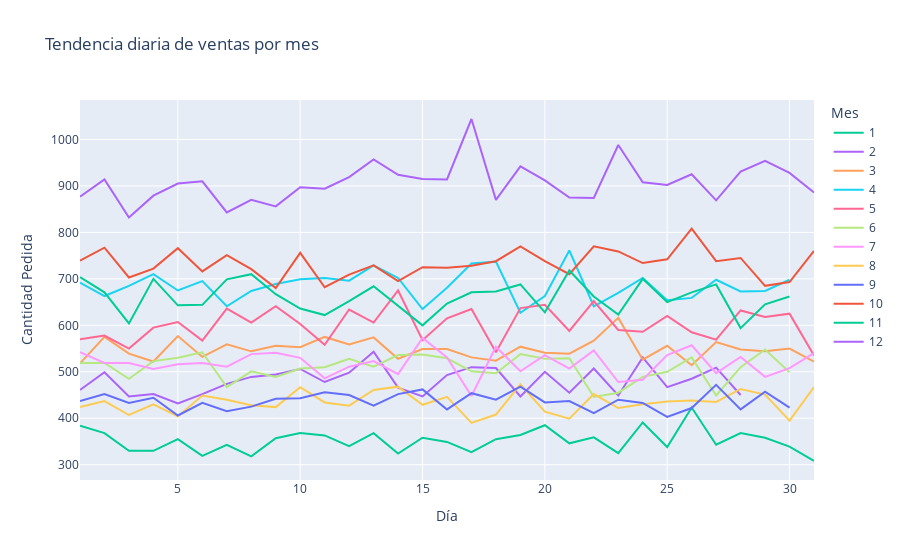

Source (notebook cell):
### Markdown cell above
5. Tendencia ventas

* ¿Existe alguna tendencia o patrón en las ventas que se repita a lo largo de los días en los diferentes meses?
* ¿Cómo varían las ventas a lo largo de los diferentes días de la semana?
* Para cada pedido con múltiples productos, generá todos los pares posibles de productos comprados juntos, contabilizá cuántas veces aparece cada combinación en todo el dataset y presentá los resultados en un heatmap.

### Code cell
# Creamos columna "Dia" y "Mes"
ventas_concatenadas['Fecha de Pedido'] = pd.to_datetime(ventas_concatenadas['Fecha de Pedido'], format='%m/%d/%y %H:%M')
ventas_concatenadas['Día'] = ventas_concatenadas['Fecha de Pedido'].dt.day
ventas_concatenadas['Mes'] = ventas_concatenadas['Fecha de Pedido'].dt.month

# Agrupamos por mes y dia
ventas_por_dia = ventas_concatenadas.groupby(['Mes','Día'])['Cantidad Pedida'].sum().reset_index()


# Graficamos
fig = px.line(ventas_por_dia, 
            x='Día', 
            y='Cantidad Pedida', 
            color='Mes',
            title='Tendencia diaria de ventas por mes',
            category_orders={'Mes': meses})
fig.show()

### Figure 1 — Plotly figure (JSON) as saved in the notebook; plotly's stock layout.template omitted (floating-point values rounded to 4 significant figures)
{"data": [{"hovertemplate": "Mes=1<br>Día=%{x}<br>Cantidad Pedida=%{y}<extra></extra>", "legendgroup": "1", "line": {"color": "#00cc96", "dash": "solid"}, "marker": {"symbol": "circle"}, "mode": "lines", "name": "1", "orientation": "v", "showlegend": true, "type": "scatter", "x": [1, 2, 3, 4, 5, 6, 7, 8, 9, 10, 11, 12, 13, 14, 15, 16, 17, 18, 19, 20, 21, 22, 23, 24, 25, 26, 27, 28, 29, 30, 31], "xaxis": "x", "y": [384, 368, 330, 330, 355, 319, 343, 318, 357, 368, 363, 340, 368, 324, 358, 349, 327, 355, 364, 385, 346, 359, 325, 391, 338, 423, 343, 368, 358, 339, 308], "yaxis": "y"}, {"hovertemplate": "Mes=2<br>Día=%{x}<br>Cantidad Pedida=%{y}<extra></extra>", "legendgroup": "2", "line": {"color": "#ab63fa", "dash": "solid"}, "marker": {"symbol": "circle"}, "mode": "lines", "name": "2", "orientation": "v", "showlegend": true, "type": "scatter", "x": [1, 2, 3, 4, 5, 6, 7, 8, 9, 10, 11, 12, 13, 14, 15, 16, 17, 18, 19, 20, 21, 22, 23, 24, 25, 26, 27, 28], "xaxis": "x", "y": [461, 499, 447, 452, 432, 452, 474, 489, 494, 506, 478, 498, 543, 466, 447, 493, 510, 508, 447, 500, 455, 507, 449, 531, 467, 485, 509, 450], "yaxis": "y"}, {"hovertemplate": "Mes=3<br>Día=%{x}<br>Cantidad Pedida=%{y}<extra></extra>", "legendgroup": "3", "line": {"color": "#FFA15A", "dash": "solid"}, "marker": {"symbol": "circle"}, "mode": "lines", "name": "3", "orientation": "v", "showlegend": true, "type": "scatter", "x": [1, 2, 3, 4, 5, 6, 7, 8, 9, 10, 11, 12, 13, 14, 15, 16, 17, 18, 19, 20, 21, 22, 23, 24, 25, 26, 27, 28, 29, 30, 31], "xaxis": "x", "y": [518, 575, 539, 522, 577, 532, 559, 544, 556, 553, 575, 559, 574, 528, 549, 549, 531, 524, 554, 541, 539, 567, 616, 526, 556, 514, 564, 548, 544, 550, 522], "yaxis": "y"}, {"hovertemplate": "Mes=4<br>Día=%{x}<br>Cantidad Pedida=%{y}<extra></extra>", "legendgroup": "4", "line": {"color": "#19d3f3", "dash": "solid"}, "marker": {"symbol": "circle"}, "mode": "lines", "name": "4", "orientation": "v", "showlegend": true, "type": "scatter", "x": [1, 2, 3, 4, 5, 6, 7, 8, 9, 10, 11, 12, 13, 14, 15, 16, 17, 18, 19, 20, 21, 22, 23, 24, 25, 26, 27, 28, 29, 30], "xaxis": "x", "y": [692, 663, 685, 710, 675, 695, 641, 674, 689, 699, 702, 696, 729, 702, 635, 681, 733, 737, 627, 663, 761, 641, 670, 702, 654, 659, 698, 673, 674, 698], "yaxis": "y"}, {"hovertemplate": "Mes=5<br>Día=%{x}<br>Cantidad Pedida=%{y}<extra></extra>", "legendgroup": "5", "line": {"color": "#FF6692", "dash": "solid"}, "marker": {"symbol": "circle"}, "mode": "lines", "name": "5", "orientation": "v", "showlegend": true, "type": "scatter", "x": [1, 2, 3, 4, 5, 6, 7, 8, 9, 10, 11, 12, 13, 14, 15, 16, 17, 18, 19, 20, 21, 22, 23, 24, 25, 26, 27, 28, 29, 30, 31], "xaxis": "x", "y": [570, 578, 550, 595, 607, 567, 636, 606, 641, 603, 558, 634, 606, 675, 568, 615, 635, 542, 637, 644, 588, 652, 590, 586, 620, 585, 569, 632, 618, 625, 535], "yaxis": "y"}, {"hovertemplate": "Mes=6<br>Día=%{x}<br>Cantidad Pedida=%{y}<extra></extra>", "legendgroup": "6", "line": {"color": "#B6E880", "dash": "solid"}, "marker": {"symbol": "circle"}, "mode": "lines", "name": "6", "orientation": "v", "showlegend": true, "type": "scatter", "x": [1, 2, 3, 4, 5, 6, 7, 8, 9, 10, 11, 12, 13, 14, 15, 16, 17, 18, 19, 20, 21, 22, 23, 24, 25, 26, 27, 28, 29, 30], "xaxis": "x", "y": [519, 519, 485, 523, 530, 542, 467, 501, 489, 507, 510, 528, 511, 536, 537, 529, 501, 497, 538, 528, 529, 446, 455, 489, 500, 531, 449, 510, 548, 499], "yaxis": "y"}, {"hovertemplate": "Mes=7<br>Día=%{x}<br>Cantidad Pedida=%{y}<extra></extra>", "legendgroup": "7", "line": {"color": "#FF97FF", "dash": "solid"}, "marker": {"symbol": "circle"}, "mode": "lines", "name": "7", "orientation": "v", "showlegend": true, "type": "scatter", "x": [1, 2, 3, 4, 5, 6, 7, 8, 9, 10, 11, 12, 13, 14, 15, 16, 17, 18, 19, 20, 21, 22, 23, 24, 25, 26, 27, 28, 29, 30, 31], "xaxis": "x", "y": [542, 519, 519, 506, 516, 519, 511, 538, 541, 530, 486, 511, 523, 495, 573, 531, 448, 554, 501, 536, 507, 546, 478, 483, 536, 557, 497, 532, 489, 508, 540], "yaxis": "y"}, {"hovertemplate": "Mes=8<br>Día=%{x}<br>Cantidad Pedida=%{y}<extra></extra>", "legendgroup": "8", "line": {"color": "#FECB52", "dash": "solid"}, "marker": {"symbol": "circle"}, "mode": "lines", "name": "8", "orientation": "v", "showlegend": true, "type": "scatter", "x": [1, 2, 3, 4, 5, 6, 7, 8, 9, 10, 11, 12, 13, 14, 15, 16, 17, 18, 19, 20, 21, 22, 23, 24, 25, 26, 27, 28, 29, 30, 31], "xaxis": "x", "y": [424, 437, 407, 430, 404, 449, 440, 428, 424, 467, 434, 427, 461, 468, 429, 446, 390, 408, 473, 414, 399, 452, 422, 430, 436, 438, 435, 463, 451, 395, 467], "yaxis": "y"}, {"hovertemplate": "Mes=9<br>Día=%{x}<br>Cantidad Pedida=%{y}<extra></extra>", "legendgroup": "9", "line": {"color": "#636efa", "dash": "solid"}, "marker": {"symbol": "circle"}, "mode": "lines", "name": "9", "orientation": "v", "showlegend": true, "type": "scatter", "x": [1, 2, 3, 4, 5, 6, 7, 8, 9, 10, 11, 12, 13, 14, 15, 16, 17, 18, 19, 20, 21, 22, 23, 24, 25, 26, 27, 28, 29, 30], "xaxis": "x", "y": [437, 452, 433, 444, 406, 433, 415, 425, 442, 443, 456, 450, 427, 452, 462, 419, 454, 440, 468, 434, 437, 411, 440, 433, 403, 422, 472, 419, 457, 423], "yaxis": "y"}, {"hovertemplate": "Mes=10<br>Día=%{x}<br>Cantidad Pedida=%{y}<extra></extra>", "legendgroup": "10", "line": {"color": "#EF553B", "dash": "solid"}, "marker": {"symbol": "circle"}, "mode": "lines", "name": "10", "orientation": "v", "showlegend": true, "type": "scatter", "x": [1, 2, 3, 4, 5, 6, 7, 8, 9, 10, 11, 12, 13, 14, 15, 16, 17, 18, 19, 20, 21, 22, 23, 24, 25, 26, 27, 28, 29, 30, 31], "xaxis": "x", "y": [739, 767, 703, 722, 766, 716, 751, 721, 680, 756, 682, 709, 729, 695, 725, 724, 728, 738, 770, 738, 710, 770, 759, 734, 742, 808, 738, 745, 685, 693, 760], "yaxis": "y"}, {"hovertemplate": "Mes=11<br>Día=%{x}<br>Cantidad Pedida=%{y}<extra></extra>", "legendgroup": "11", "line": {"color": "#00cc96", "dash": "solid"}, "marker": {"symbol": "circle"}, "mode": "lines", "name": "11", "orientation": "v", "showlegend": true, "type": "scatter", "x": [1, 2, 3, 4, 5, 6, 7, 8, 9, 10, 11, 12, 13, 14, 15, 16, 17, 18, 19, 20, 21, 22, 23, 24, 25, 26, 27, 28, 29, 30], "xaxis": "x", "y": [704, 671, 604, 700, 643, 644, 699, 710, 667, 636, 622, 652, 684, 642, 600, 647, 671, 673, 688, 628, 718, 662, 623, 700, 650, 671, 688, 594, 645, 662], "yaxis": "y"}, {"hovertemplate": "Mes=12<br>Día=%{x}<br>Cantidad Pedida=%{y}<extra></extra>", "legendgroup": "12", "line": {"color": "#ab63fa", "dash": "solid"}, "marker": {"symbol": "circle"}, "mode": "lines", "name": "12", "orientation": "v", "showlegend": true, "type": "scatter", "x": [1, 2, 3, 4, 5, 6, 7, 8, 9, 10, 11, 12, 13, 14, 15, 16, 17, 18, 19, 20, 21, 22, 23, 24, 25, 26, 27, 28, 29, 30, 31], "xaxis": "x", "y": [877, 914, 832, 879, 905, 910, 843, 870, 856, 897, 894, 919, 957, 924, 915, 914, 1044, 870, 942, 912, 875, 874, 988, 908, 902, 925, 869, 931, 954, 928, 886], "yaxis": "y"}], "layout": {"legend": {"title": {"text": "Mes"}, "tracegroupgap": 0}, "title": {"text": "Tendencia diaria de ventas por mes"}, "xaxis": {"anchor": "y", "domain": [0, 1], "title": {"text": "Día"}}, "yaxis": {"anchor": "x", "domain": [0, 1], "title": {"text": "Cantidad Pedida"}}}}
